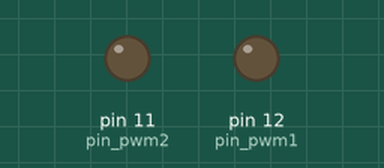
Bench run of a program on a simulated Raspberry Pi (header pin numbers). On the bench: output pins drawn as LEDs (lit = HIGH). What the program prints to the terminal is not drawn. At 21.0 s the program stops and its outputs stay as they are.

Above: at 0.05 s.
At 1.05 s:
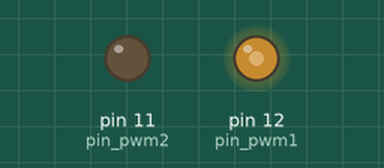
At 2.1 s:
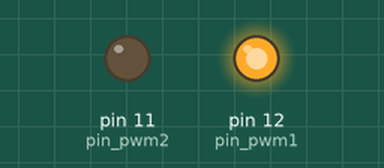
At 4.2 s:
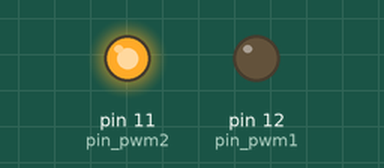
Timing chart, 0 to 5.5 s (numbered marks = the images above):
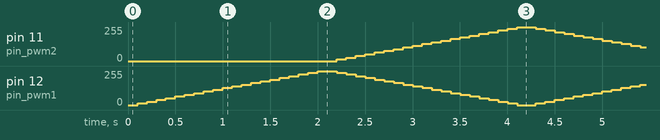

The program:

ejercicio_examen.py
```python
import RPi.GPIO as GPIO
from time import sleep

GPIO.setmode(GPIO.BOARD)

pin_pwm1 = 12
pin_pwm2 = 11

GPIO.setup(pin_pwm1, GPIO.OUT)  #Configura el PWM como salida
GPIO.setup(pin_pwm2, GPIO.OUT)  #Configura el PWM como salida

#Inicializar PWM1 con 1000 Hz y empezar con duty cycle 0
pwm1 = GPIO.PWM(pin_pwm1, 1000)
pwm1.start(0)
#Inicializar PWM2 con 1000 Hz y empezar con duty cycle 0
pwm2 = GPIO.PWM(pin_pwm2, 1000)
pwm2.start(0)

try:    #Para cuando hay un error, se vuelve a ejecutar el codigo
    for duty_cycle in range(0, 101, 5):
            pwm1.ChangeDutyCycle(duty_cycle)
            sleep(0.1)


    for _ in range(4):
        for duty_cycle in range(0, 101, 5):
            pwm1.ChangeDutyCycle(100 - duty_cycle)
            pwm2.ChangeDutyCycle(duty_cycle)
            sleep(0.1)


        for duty_cycle in range(0, 101, 5):
            pwm1.ChangeDutyCycle(duty_cycle)
            pwm2.ChangeDutyCycle(100 - duty_cycle)
            sleep(0.1)

    for duty_cycle in range(0, 101, 5):
            pwm1.ChangeDutyCycle(100 - duty_cycle)
            pwm2.ChangeDutyCycle(duty_cycle)
            sleep(0.1)


except KeyboardInterrupt:
    print("Programa terminado")

finally:
    # Detener PWM y limpiar GPIO
    print("Deteniendo PWM y limpiando pines...")
    pwm1.stop()
    pwm2.stop()
    GPIO.cleanup()
```
